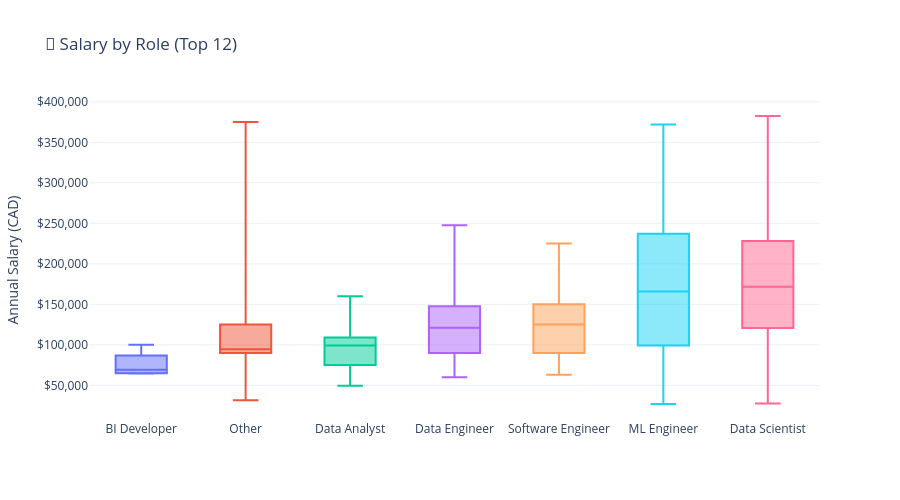
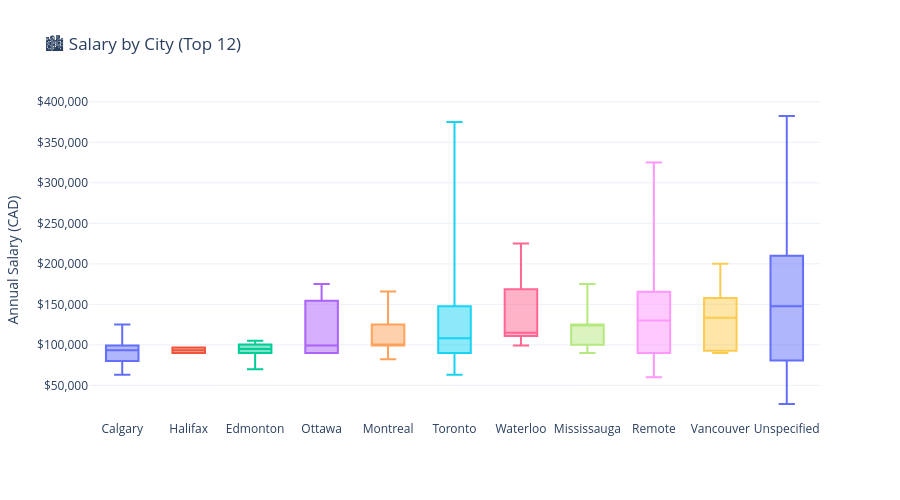
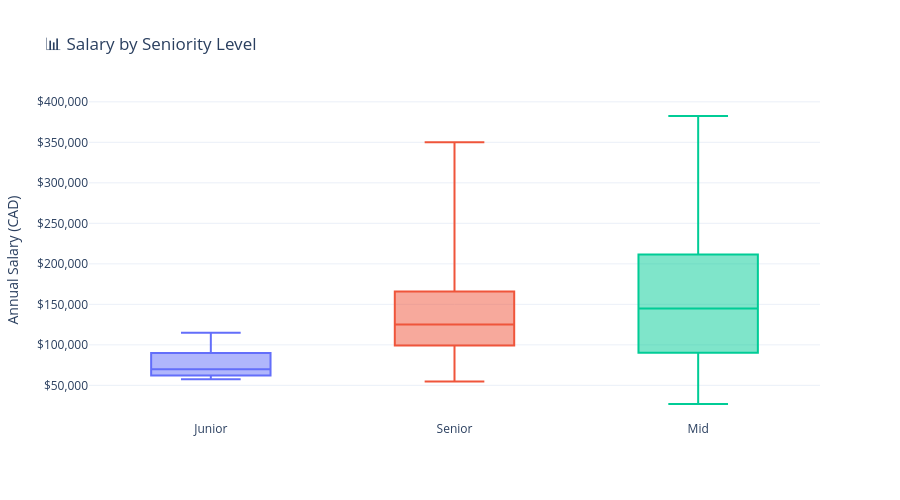

Notebook cell for these charts, in order:
### Code cell
print("━"*58)
print("  SECTION 6 — SALARY BY ROLE, CITY, SENIORITY")
print("━"*58)

def salary_box_chart(col: str, top_n: int, title: str, filename: str):
    top_vals = jobs[col].value_counts().head(top_n).index
    subset   = jobs[jobs[col].isin(top_vals) & jobs["salary_year_avg"].notna()].copy()
    order    = (subset.groupby(col)["salary_year_avg"]
                      .median().sort_values().index.tolist())
    fig = px.box(
        subset, x=col, y="salary_year_avg",
        category_orders={col: order},
        title=title,
        labels={"salary_year_avg": "Annual Salary (CAD)", col: ""},
        template="plotly_white",
        color=col,
        points=False,
    )
    fig.update_layout(showlegend=False, height=500, yaxis_tickformat="$,.0f")
    fig.write_html(f"{OUTPUTS}/{filename}")
    fig.show()
    print(f"✅ Saved: {filename}")

salary_box_chart("role",      12, "💼 Salary by Role (Top 12)",   "eda_06a_salary_by_role.html")
salary_box_chart("city",      12, "🏙️ Salary by City (Top 12)",   "eda_06b_salary_by_city.html")
salary_box_chart("seniority",  3, "📊 Salary by Seniority Level", "eda_06c_salary_by_seniority.html")

### Figure 1 — Plotly figure (JSON) as saved in the notebook; plotly's stock layout.template omitted (floating-point values rounded to 4 significant figures; data arrays with more than 128 entries replaced by an {"elided": "..."} marker saying what was removed)
{"data": [{"alignmentgroup": "True", "boxpoints": false, "hovertemplate": "=%{x}<br>Annual Salary (CAD)=%{y}<extra></extra>", "legendgroup": "BI Developer", "marker": {"color": "#636efa"}, "name": "BI Developer", "notched": false, "offsetgroup": "BI Developer", "orientation": "v", "showlegend": true, "type": "box", "x": ["BI Developer", "BI Developer", "BI Developer", "BI Developer"], "x0": " ", "xaxis": "x", "y": [64600.0, 73500.0, 65000.0, 100000.0], "y0": " ", "yaxis": "y"}, {"alignmentgroup": "True", "boxpoints": false, "hovertemplate": "=%{x}<br>Annual Salary (CAD)=%{y}<extra></extra>", "legendgroup": "Other", "marker": {"color": "#EF553B"}, "name": "Other", "notched": false, "offsetgroup": "Other", "orientation": "v", "showlegend": true, "type": "box", "x": {"elided": "129 str values"}, "x0": " ", "xaxis": "x", "y": {"elided": "129 float values"}, "y0": " ", "yaxis": "y"}, {"alignmentgroup": "True", "boxpoints": false, "hovertemplate": "=%{x}<br>Annual Salary (CAD)=%{y}<extra></extra>", "legendgroup": "Data Analyst", "marker": {"color": "#00cc96"}, "name": "Data Analyst", "notched": false, "offsetgroup": "Data Analyst", "orientation": "v", "showlegend": true, "type": "box", "x": ["Data Analyst", "Data Analyst", "Data Analyst", "Data Analyst", "Data Analyst", "Data Analyst", "Data Analyst", "Data Analyst", "Data Analyst", "Data Analyst", "Data Analyst", "Data Analyst", "Data Analyst", "Data Analyst", "Data Analyst", "Data Analyst", "Data Analyst", "Data Analyst", "Data Analyst", "Data Analyst", "Data Analyst", "Data Analyst", "Data Analyst", "Data Analyst", "Data Analyst", "Data Analyst", "Data Analyst", "Data Analyst", "Data Analyst", "Data Analyst"], "x0": " ", "xaxis": "x", "y": [105000.0, 111200.0, 100500.0, 111200.0, 60000.0, 82750.0, 99150.0, 111200.0, 98500.0, 105000.0, 49570.0, 160000.0, 125000.0, 67500.0, 98500.0, 109000.0, 111200.0, 70500.0, 90000.0, 75000.0, 100500.0, 75000.0, 99150.0, 57500.0, 57500.0, 98500.0, 100500.0, 111200.0, 97000.0, 101500.0], "y0": " ", "yaxis": "y"}, {"alignmentgroup": "True", "boxpoints": false, "hovertemplate": "=%{x}<br>Annual Salary (CAD)=%{y}<extra></extra>", "legendgroup": "Data Engineer", "marker": {"color": "#ab63fa"}, "name": "Data Engineer", "notched": false, "offsetgroup": "Data Engineer", "orientation": "v", "showlegend": true, "type": "box", "x": {"elided": "198 str values"}, "x0": " ", "xaxis": "x", "y": {"elided": "198 float values"}, "y0": " ", "yaxis": "y"}, {"alignmentgroup": "True", "boxpoints": false, "hovertemplate": "=%{x}<br>Annual Salary (CAD)=%{y}<extra></extra>", "legendgroup": "Software Engineer", "marker": {"color": "#FFA15A"}, "name": "Software Engineer", "notched": false, "offsetgroup": "Software Engineer", "orientation": "v", "showlegend": true, "type": "box", "x": ["Software Engineer", "Software Engineer", "Software Engineer", "Software Engineer", "Software Engineer", "Software Engineer", "Software Engineer", "Software Engineer", "Software Engineer", "Software Engineer", "Software Engineer", "Software Engineer", "Software Engineer", "Software Engineer", "Software Engineer", "Software Engineer", "Software Engineer", "Software Engineer", "Software Engineer", "Software Engineer", "Software Engineer", "Software Engineer", "Software Engineer", "Software Engineer", "Software Engineer", "Software Engineer", "Software Engineer", "Software Engineer", "Software Engineer", "Software Engineer", "Software Engineer", "Software Engineer", "Software Engineer", "Software Engineer", "Software Engineer", "Software Engineer", "Software Engineer"], "x0": " ", "xaxis": "x", "y": [90000.0, 125000.0, 191000.0, 150000.0, 90000.0, 150000.0, 200000.0, 125000.0, 125000.0, 90000.0, 140000.0, 175000.0, 150000.0, 225000.0, 125000.0, 99150.0, 167500.0, 110000.0, 125000.0, 79200.0, 165000.0, 125000.0, 90000.0, 90000.0, 125000.0, 100000.0, 63000.0, 90000.0, 99150.0, 90000.0, 125000.0, 99150.0, 90000.0, 185000.0, 156000.0, 100000.0, 125000.0], "y0": " ", "yaxis": "y"}, {"alignmentgroup": "True", "boxpoints": false, "hovertemplate": "=%{x}<br>Annual Salary (CAD)=%{y}<extra></extra>", "legendgroup": "ML Engineer", "marker": {"color": "#19d3f3"}, "name": "ML Engineer", "notched": false, "offsetgroup": "ML Engineer", "orientation": "v", "showlegend": true, "type": "box", "x": ["ML Engineer", "ML Engineer", "ML Engineer", "ML Engineer", "ML Engineer", "ML Engineer", "ML Engineer", "ML Engineer", "ML Engineer", "ML Engineer", "ML Engineer", "ML Engineer", "ML Engineer", "ML Engineer", "ML Engineer", "ML Engineer", "ML Engineer", "ML Engineer", "ML Engineer", "ML Engineer", "ML Engineer", "ML Engineer", "ML Engineer", "ML Engineer", "ML Engineer", "ML Engineer", "ML Engineer", "ML Engineer", "ML Engineer", "ML Engineer", "ML Engineer", "ML Engineer", "ML Engineer", "ML Engineer", "ML Engineer", "ML Engineer", "ML Engineer", "ML Engineer", "ML Engineer", "ML Engineer", "ML Engineer", "ML Engineer", "ML Engineer", "ML Engineer", "ML Engineer", "ML Engineer", "ML Engineer", "ML Engineer", "ML Engineer", "ML Engineer", "ML Engineer", "ML Engineer", "ML Engineer", "ML Engineer", "ML Engineer", "ML Engineer", "ML Engineer", "ML Engineer", "ML Engineer", "ML Engineer", "ML Engineer", "ML Engineer", "ML Engineer", "ML Engineer", "ML Engineer", "ML Engineer", "ML Engineer", "ML Engineer", "ML Engineer", "ML Engineer", "ML Engineer", "ML Engineer", "ML Engineer", "ML Engineer", "ML Engineer", "ML Engineer", "ML Engineer", "ML Engineer", "ML Engineer", "ML Engineer", "ML Engineer", "ML Engineer", "ML Engineer", "ML Engineer", "ML Engineer", "ML Engineer", "ML Engineer", "ML Engineer", "ML Engineer", "ML Engineer", "ML Engineer"], "x0": " ", "xaxis": "x", "y": [166000.0, 145000.0, 125000.0, 99150.0, 90000.0, 125000.0, 200000.0, 175000.0, 99150.0, 180000.0, 325000.0, 166000.0, 80850.0, 95000.0, 166600.0, 166000.0, 145000.0, 90000.0, 166000.0, 99150.0, 99150.0, 141000.0, 193000.0, 262500.0, 166000.0, 240000.0, 185500.0, 166000.0, 166000.0, 99150.0, 95000.0, 99150.0, 99150.0, 166000.0, 166000.0, 90000.0, 99150.0, 166000.0, 99150.0, 63000.0, 166000.0, 99150.0, 225000.0, 108400.0, 90000.0, 190000.0, 212500.0, 54910.0, 115000.0, 262500.0, 166000.0, 125000.0, 186600.0, 117800.0, 106600.0, 286100.0, 39330.0, 53420.0, 255100.0, 365900.0, 90630.0, 365900.0, 251100.0, 64980.0, 296700.0, 93990.0, 212400.0, 270700.0, 235400.0, 228200.0, 295400.0, 295400.0, 306800.0, 318900.0, 174600.0, 181300.0, 228300.0, 144100.0, 177600.0, 177900.0, 296700.0, 26990.0, 261800.0, 243700.0, 139600.0, 61700.0, 295400.0, 237700.0, 265200.0, 371900.0, 243400.0], "y0": " ", "yaxis": "y"}, {"alignmentgroup": "True", "boxpoints": false, "hovertemplate": "=%{x}<br>Annual Salary (CAD)=%{y}<extra></extra>", "legendgroup": "Data Scientist", "marker": {"color": "#FF6692"}, "name": "Data Scientist", "notched": false, "offsetgroup": "Data Scientist", "orientation": "v", "showlegend": true, "type": "box", "x": {"elided": "460 str values"}, "x0": " ", "xaxis": "x", "y": {"elided": "460 float values"}, "y0": " ", "yaxis": "y"}], "layout": {"boxmode": "overlay", "height": 500, "legend": {"title": {"text": ""}, "tracegroupgap": 0}, "showlegend": false, "title": {"text": "💼 Salary by Role (Top 12)"}, "xaxis": {"anchor": "y", "categoryarray": ["BI Developer", "Other", "Data Analyst", "Data Engineer", "Software Engineer", "ML Engineer", "Data Scientist"], "categoryorder": "array", "domain": [0, 1], "title": {"text": ""}}, "yaxis": {"anchor": "x", "domain": [0, 1], "tickformat": "$,.0f", "title": {"text": "Annual Salary (CAD)"}}}}

### Figure 2 — Plotly figure (JSON) as saved in the notebook; plotly's stock layout.template omitted (floating-point values rounded to 4 significant figures; data arrays with more than 128 entries replaced by an {"elided": "..."} marker saying what was removed)
{"data": [{"alignmentgroup": "True", "boxpoints": false, "hovertemplate": "=%{x}<br>Annual Salary (CAD)=%{y}<extra></extra>", "legendgroup": "Calgary", "marker": {"color": "#636efa"}, "name": "Calgary", "notched": false, "offsetgroup": "Calgary", "orientation": "v", "showlegend": true, "type": "box", "x": ["Calgary", "Calgary", "Calgary", "Calgary", "Calgary", "Calgary", "Calgary", "Calgary", "Calgary", "Calgary", "Calgary", "Calgary", "Calgary", "Calgary", "Calgary", "Calgary", "Calgary", "Calgary", "Calgary", "Calgary", "Calgary", "Calgary", "Calgary", "Calgary", "Calgary", "Calgary"], "x0": " ", "xaxis": "x", "y": [90000.0, 87500.0, 90000.0, 99150.0, 65000.0, 98500.0, 99150.0, 125000.0, 99150.0, 98500.0, 63000.0, 63000.0, 96770.0, 125000.0, 75000.0, 90000.0, 90000.0, 75000.0, 90000.0, 125000.0, 99150.0, 80000.0, 99150.0, 98500.0, 99150.0, 76540.0], "y0": " ", "yaxis": "y"}, {"alignmentgroup": "True", "boxpoints": false, "hovertemplate": "=%{x}<br>Annual Salary (CAD)=%{y}<extra></extra>", "legendgroup": "Halifax", "marker": {"color": "#EF553B"}, "name": "Halifax", "notched": false, "offsetgroup": "Halifax", "orientation": "v", "showlegend": true, "type": "box", "x": ["Halifax", "Halifax"], "x0": " ", "xaxis": "x", "y": [90000.0, 96770.0], "y0": " ", "yaxis": "y"}, {"alignmentgroup": "True", "boxpoints": false, "hovertemplate": "=%{x}<br>Annual Salary (CAD)=%{y}<extra></extra>", "legendgroup": "Edmonton", "marker": {"color": "#00cc96"}, "name": "Edmonton", "notched": false, "offsetgroup": "Edmonton", "orientation": "v", "showlegend": true, "type": "box", "x": ["Edmonton", "Edmonton", "Edmonton", "Edmonton", "Edmonton", "Edmonton"], "x0": " ", "xaxis": "x", "y": [105000.0, 69960.0, 90000.0, 90000.0, 100500.0, 100000.0], "y0": " ", "yaxis": "y"}, {"alignmentgroup": "True", "boxpoints": false, "hovertemplate": "=%{x}<br>Annual Salary (CAD)=%{y}<extra></extra>", "legendgroup": "Ottawa", "marker": {"color": "#ab63fa"}, "name": "Ottawa", "notched": false, "offsetgroup": "Ottawa", "orientation": "v", "showlegend": true, "type": "box", "x": ["Ottawa", "Ottawa", "Ottawa", "Ottawa", "Ottawa", "Ottawa", "Ottawa", "Ottawa", "Ottawa"], "x0": " ", "xaxis": "x", "y": [175000.0, 175000.0, 90000.0, 99150.0, 90000.0, 90000.0, 90000.0, 147500.0, 125000.0], "y0": " ", "yaxis": "y"}, {"alignmentgroup": "True", "boxpoints": false, "hovertemplate": "=%{x}<br>Annual Salary (CAD)=%{y}<extra></extra>", "legendgroup": "Montreal", "marker": {"color": "#FFA15A"}, "name": "Montreal", "notched": false, "offsetgroup": "Montreal", "orientation": "v", "showlegend": true, "type": "box", "x": ["Montreal", "Montreal", "Montreal", "Montreal", "Montreal", "Montreal", "Montreal", "Montreal", "Montreal", "Montreal", "Montreal", "Montreal", "Montreal", "Montreal", "Montreal", "Montreal", "Montreal", "Montreal", "Montreal"], "x0": " ", "xaxis": "x", "y": [110000.0, 140000.0, 125000.0, 107500.0, 125000.0, 90000.0, 90000.0, 99150.0, 147500.0, 99150.0, 140000.0, 111200.0, 90000.0, 99150.0, 100000.0, 99150.0, 99150.0, 166000.0, 82180.0], "y0": " ", "yaxis": "y"}, {"alignmentgroup": "True", "boxpoints": false, "hovertemplate": "=%{x}<br>Annual Salary (CAD)=%{y}<extra></extra>", "legendgroup": "Toronto", "marker": {"color": "#19d3f3"}, "name": "Toronto", "notched": false, "offsetgroup": "Toronto", "orientation": "v", "showlegend": true, "type": "box", "x": {"elided": "158 str values"}, "x0": " ", "xaxis": "x", "y": {"elided": "158 float values"}, "y0": " ", "yaxis": "y"}, {"alignmentgroup": "True", "boxpoints": false, "hovertemplate": "=%{x}<br>Annual Salary (CAD)=%{y}<extra></extra>", "legendgroup": "Waterloo", "marker": {"color": "#FF6692"}, "name": "Waterloo", "notched": false, "offsetgroup": "Waterloo", "orientation": "v", "showlegend": true, "type": "box", "x": ["Waterloo", "Waterloo", "Waterloo", "Waterloo", "Waterloo"], "x0": " ", "xaxis": "x", "y": [150000.0, 115000.0, 115000.0, 225000.0, 99150.0], "y0": " ", "yaxis": "y"}, {"alignmentgroup": "True", "boxpoints": false, "hovertemplate": "=%{x}<br>Annual Salary (CAD)=%{y}<extra></extra>", "legendgroup": "Mississauga", "marker": {"color": "#B6E880"}, "name": "Mississauga", "notched": false, "offsetgroup": "Mississauga", "orientation": "v", "showlegend": true, "type": "box", "x": ["Mississauga", "Mississauga", "Mississauga", "Mississauga", "Mississauga", "Mississauga", "Mississauga", "Mississauga", "Mississauga", "Mississauga", "Mississauga", "Mississauga", "Mississauga", "Mississauga", "Mississauga", "Mississauga", "Mississauga", "Mississauga", "Mississauga", "Mississauga", "Mississauga", "Mississauga", "Mississauga", "Mississauga", "Mississauga", "Mississauga", "Mississauga", "Mississauga", "Mississauga"], "x0": " ", "xaxis": "x", "y": [125000.0, 90000.0, 125000.0, 175000.0, 175000.0, 90000.0, 125000.0, 125000.0, 150000.0, 90000.0, 125000.0, 105000.0, 147500.0, 120000.0, 100000.0, 125000.0, 150000.0, 90000.0, 125000.0, 115000.0, 125000.0, 175000.0, 90000.0, 90000.0, 100000.0, 125000.0, 122500.0, 120000.0, 109000.0], "y0": " ", "yaxis": "y"}, {"alignmentgroup": "True", "boxpoints": false, "hovertemplate": "=%{x}<br>Annual Salary (CAD)=%{y}<extra></extra>", "legendgroup": "Remote", "marker": {"color": "#FF97FF"}, "name": "Remote", "notched": false, "offsetgroup": "Remote", "orientation": "v", "showlegend": true, "type": "box", "x": ["Remote", "Remote", "Remote", "Remote", "Remote", "Remote", "Remote", "Remote", "Remote", "Remote", "Remote", "Remote", "Remote", "Remote", "Remote", "Remote", "Remote", "Remote", "Remote", "Remote", "Remote", "Remote", "Remote", "Remote", "Remote", "Remote", "Remote", "Remote", "Remote", "Remote", "Remote", "Remote", "Remote", "Remote", "Remote", "Remote", "Remote", "Remote", "Remote", "Remote", "Remote", "Remote", "Remote", "Remote", "Remote", "Remote", "Remote", "Remote", "Remote", "Remote", "Remote", "Remote", "Remote", "Remote", "Remote", "Remote", "Remote", "Remote", "Remote", "Remote", "Remote", "Remote", "Remote", "Remote", "Remote", "Remote", "Remote", "Remote", "Remote", "Remote", "Remote", "Remote", "Remote"], "x0": " ", "xaxis": "x", "y": [145000.0, 191000.0, 150000.0, 85000.0, 120000.0, 124000.0, 72500.0, 110000.0, 160000.0, 65000.0, 75000.0, 85000.0, 161200.0, 132500.0, 90000.0, 140000.0, 120000.0, 180000.0, 205000.0, 325000.0, 130000.0, 95000.0, 60000.0, 95000.0, 175000.0, 115000.0, 67500.0, 225000.0, 90000.0, 125000.0, 130000.0, 145000.0, 82750.0, 190000.0, 90000.0, 150000.0, 167500.0, 165000.0, 80000.0, 193000.0, 157000.0, 100000.0, 262500.0, 156100.0, 110000.0, 240000.0, 95000.0, 160000.0, 67500.0, 204000.0, 161900.0, 145000.0, 140000.0, 112500.0, 85000.0, 90000.0, 157500.0, 80000.0, 95000.0, 85000.0, 155000.0, 60000.0, 60000.0, 65000.0, 212500.0, 200000.0, 130000.0, 120000.0, 185000.0, 262500.0, 180000.0, 147700.0, 226800.0], "y0": " ", "yaxis": "y"}, {"alignmentgroup": "True", "boxpoints": false, "hovertemplate": "=%{x}<br>Annual Salary (CAD)=%{y}<extra></extra>", "legendgroup": "Vancouver", "marker": {"color": "#FECB52"}, "name": "Vancouver", "notched": false, "offsetgroup": "Vancouver", "orientation": "v", "showlegend": true, "type": "box", "x": ["Vancouver", "Vancouver", "Vancouver", "Vancouver", "Vancouver", "Vancouver", "Vancouver", "Vancouver", "Vancouver", "Vancouver", "Vancouver", "Vancouver", "Vancouver", "Vancouver", "Vancouver", "Vancouver", "Vancouver", "Vancouver", "Vancouver", "Vancouver", "Vancouver", "Vancouver", "Vancouver", "Vancouver", "Vancouver", "Vancouver", "Vancouver", "Vancouver", "Vancouver", "Vancouver", "Vancouver", "Vancouver", "Vancouver", "Vancouver", "Vancouver", "Vancouver", "Vancouver", "Vancouver", "Vancouver"], "x0": " ", "xaxis": "x", "y": [90000.0, 125000.0, 90000.0, 90000.0, 157500.0, 99150.0, 147500.0, 200000.0, 175000.0, 133000.0, 175000.0, 175000.0, 90000.0, 90000.0, 166000.0, 190000.0, 141000.0, 157000.0, 158000.0, 200000.0, 147500.0, 99150.0, 155500.0, 125000.0, 135000.0, 133500.0, 90000.0, 99150.0, 90000.0, 90000.0, 90000.0, 125000.0, 125000.0, 125000.0, 157500.0, 200000.0, 150000.0, 175000.0, 90630.0], "y0": " ", "yaxis": "y"}, {"alignmentgroup": "True", "boxpoints": false, "hovertemplate": "=%{x}<br>Annual Salary (CAD)=%{y}<extra></extra>", "legendgroup": "Unspecified", "marker": {"color": "#636efa"}, "name": "Unspecified", "notched": false, "offsetgroup": "Unspecified", "orientation": "v", "showlegend": true, "type": "box", "x": {"elided": "244 str values"}, "x0": " ", "xaxis": "x", "y": {"elided": "244 float values"}, "y0": " ", "yaxis": "y"}], "layout": {"boxmode": "overlay", "height": 500, "legend": {"title": {"text": ""}, "tracegroupgap": 0}, "showlegend": false, "title": {"text": "🏙️ Salary by City (Top 12)"}, "xaxis": {"anchor": "y", "categoryarray": ["Calgary", "Halifax", "Edmonton", "Ottawa", "Montreal", "Toronto", "Waterloo", "Mississauga", "Remote", "Vancouver", "Unspecified"], "categoryorder": "array", "domain": [0, 1], "title": {"text": ""}}, "yaxis": {"anchor": "x", "domain": [0, 1], "tickformat": "$,.0f", "title": {"text": "Annual Salary (CAD)"}}}}

### Figure 3 — Plotly figure (JSON) as saved in the notebook; plotly's stock layout.template omitted (floating-point values rounded to 4 significant figures; data arrays with more than 128 entries replaced by an {"elided": "..."} marker saying what was removed)
{"data": [{"alignmentgroup": "True", "boxpoints": false, "hovertemplate": "=%{x}<br>Annual Salary (CAD)=%{y}<extra></extra>", "legendgroup": "Junior", "marker": {"color": "#636efa"}, "name": "Junior", "notched": false, "offsetgroup": "Junior", "orientation": "v", "showlegend": true, "type": "box", "x": ["Junior", "Junior", "Junior", "Junior", "Junior", "Junior", "Junior", "Junior", "Junior"], "x0": " ", "xaxis": "x", "y": [64600.0, 70000.0, 90000.0, 90000.0, 115000.0, 88130.0, 63000.0, 60000.0, 57500.0], "y0": " ", "yaxis": "y"}, {"alignmentgroup": "True", "boxpoints": false, "hovertemplate": "=%{x}<br>Annual Salary (CAD)=%{y}<extra></extra>", "legendgroup": "Senior", "marker": {"color": "#EF553B"}, "name": "Senior", "notched": false, "offsetgroup": "Senior", "orientation": "v", "showlegend": true, "type": "box", "x": {"elided": "215 str values"}, "x0": " ", "xaxis": "x", "y": {"elided": "215 float values"}, "y0": " ", "yaxis": "y"}, {"alignmentgroup": "True", "boxpoints": false, "hovertemplate": "=%{x}<br>Annual Salary (CAD)=%{y}<extra></extra>", "legendgroup": "Mid", "marker": {"color": "#00cc96"}, "name": "Mid", "notched": false, "offsetgroup": "Mid", "orientation": "v", "showlegend": true, "type": "box", "x": {"elided": "725 str values"}, "x0": " ", "xaxis": "x", "y": {"elided": "725 float values"}, "y0": " ", "yaxis": "y"}], "layout": {"boxmode": "overlay", "height": 500, "legend": {"title": {"text": ""}, "tracegroupgap": 0}, "showlegend": false, "title": {"text": "📊 Salary by Seniority Level"}, "xaxis": {"anchor": "y", "categoryarray": ["Junior", "Senior", "Mid"], "categoryorder": "array", "domain": [0, 1], "title": {"text": ""}}, "yaxis": {"anchor": "x", "domain": [0, 1], "tickformat": "$,.0f", "title": {"text": "Annual Salary (CAD)"}}}}
